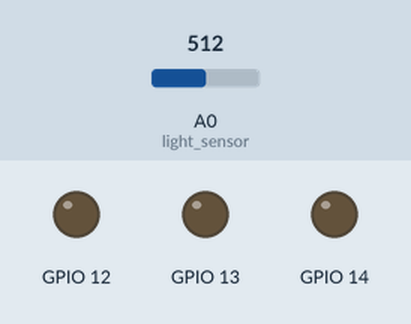
A program run on a simulated ESP8266 board running MicroPython. On the bench: output pins drawn as LEDs (lit = HIGH). The inputs (shaded band) are chosen by the test bench; at power-on: A0 (light_sensor) = 512 (analog values on the 0–1023 scale).

Above: at 1.2 s.
1.3 s: A0 (light_sensor) set to 681
2.8 s: A0 (light_sensor) set to 710
At 3.1 s:
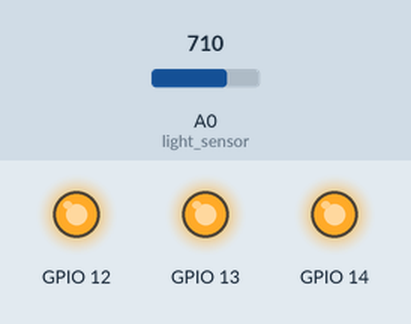
4.3 s: A0 (light_sensor) set to 690
At 5.5 s:
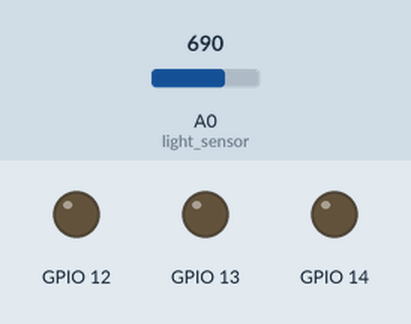
5.8 s: A0 (light_sensor) set to 716
At 6.6 s:
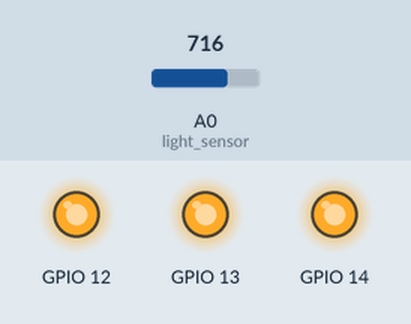
Timing chart, 0 to 8.3 s (numbered marks = the images above; inputs shaded):
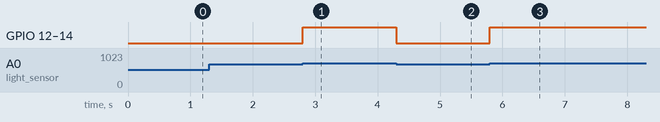

The program:

prj01.py
```python
#########################匯入模組#########################
from machine import Pin, ADC, PWM
from time import sleep
import mcu

#########################函式與類別定義#########################
gpio = mcu.gpio()
light_sensor = ADC(0)  # 建立 ADC物件，腳位為ADC0
#########################宣告與設定#########################
RED = Pin(gpio.D5, Pin.OUT)  # GPIO14，紅色LED
GREEN = Pin(gpio.D6, Pin.OUT)  # GPIO12，綠色LED
BLUE = Pin(gpio.D7, Pin.OUT)  # GPIO13，藍色LED

RED.value(0)  # 紅色LED熄滅
BLUE.value(0)  # 藍色LED熄滅
GREEN.value(0)  # 綠色LED熄滅

#########################主程式#########################
while True:
    light_sensor_running = light_sensor.read()  # 讀取光敏電阻數值(0~1023)
    if light_sensor_running < 700:  # 光線較暗
        RED.value(0)  # 紅色LED熄滅
        BLUE.value(0)  # 藍色LED熄滅
        GREEN.value(0)  # 綠色LED熄滅
    else:  # 光線較亮
        RED.value(1)  # 紅色LED熄滅
        BLUE.value(1)  # 藍色LED熄滅
        GREEN.value(1)  # 綠色LED熄滅
```

mcu.py
```python
class gpio:
    def __init__(self):
        self._D0 = 16
        self._D1 = 5
        self._D2 = 4
        self._D3 = 0
        self._D4 = 2
        self._D5 = 14
        self._D6 = 12
        self._D7 = 13
        self._D8 = 15
        self._SDD3 = 10
        self._SDD2 = 9

    @property
    def D0(self):
        return self._D0

    @property
    def D1(self):
        return self._D1

    @property
    def D2(self):
        return self._D2

    @property
    def D3(self):
        return self._D3

    @property
    def D4(self):
        return self._D4

    @property
    def D5(self):
        return self._D5

    @property
    def D6(self):
        return self._D6

    @property
    def D7(self):
        return self._D7

    @property
    def D8(self):
        return self._D8

    @property
    def SDD3(self):
        return self._SDD3

    @property
    def SDD2(self):
        return self._SDD2
```

Measured:
- the behaviour switches between 699 and 700 on A0 (light_sensor) (found by bisection; images 0 and 1)
- after the input at 1.3 s, every drawn part: stays the same
- after the input at 2.8 s, GPIO 12–14: LOW → HIGH at once
- after the input at 4.3 s, GPIO 12–14: HIGH → LOW at once
- after the input at 5.8 s, GPIO 12–14: LOW → HIGH at once
